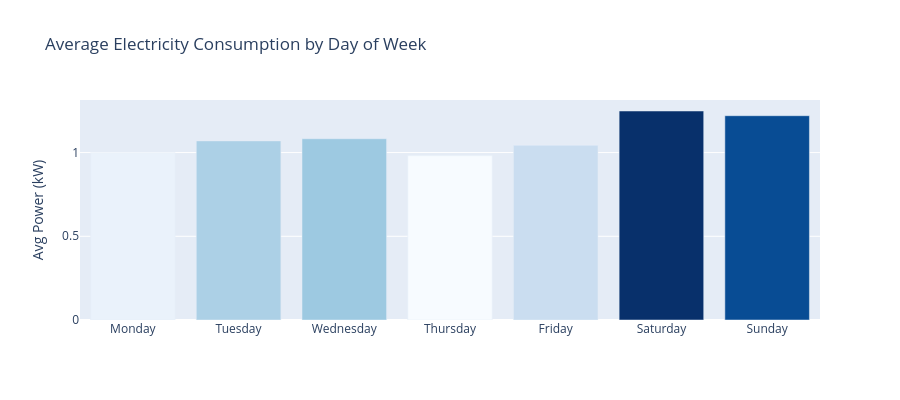

The cell this chart's notebook holds for it:
### Code cell
# Day of week pattern
df['DayOfWeek'] = df.index.dayofweek
day_names = {0: 'Monday', 1: 'Tuesday', 2: 'Wednesday', 3: 'Thursday', 
             4: 'Friday', 5: 'Saturday', 6: 'Sunday'}
df['DayName'] = df['DayOfWeek'].map(day_names)

day_pattern = df.groupby('DayOfWeek')['Global_active_power'].mean().reset_index()
day_pattern['DayName'] = day_pattern['DayOfWeek'].map(day_names)

fig = px.bar(
    day_pattern,
    x='DayName',
    y='Global_active_power',
    title='Average Electricity Consumption by Day of Week',
    labels={'DayName': '', 'Global_active_power': 'Avg Power (kW)'},
    color='Global_active_power',
    color_continuous_scale='Blues',
    category_orders={'DayName': ['Monday', 'Tuesday', 'Wednesday', 
                                  'Thursday', 'Friday', 'Saturday', 'Sunday']}
)

fig.update_layout(height=400, coloraxis_showscale=False)
fig.show()

### Figure 1 — Plotly figure (JSON) as saved in the notebook; plotly's stock layout.template omitted (floating-point values rounded to 4 significant figures)
{"data": [{"hovertemplate": "=%{x}<br>Avg Power (kW)=%{marker.color}<extra></extra>", "legendgroup": "", "marker": {"color": [0.9995, 1.07, 1.083, 0.9818, 1.043, 1.248, 1.22], "coloraxis": "coloraxis", "pattern": {"shape": ""}}, "name": "", "orientation": "v", "showlegend": false, "textposition": "auto", "type": "bar", "x": ["Monday", "Tuesday", "Wednesday", "Thursday", "Friday", "Saturday", "Sunday"], "xaxis": "x", "y": [0.9995, 1.07, 1.083, 0.9818, 1.043, 1.248, 1.22], "yaxis": "y"}], "layout": {"barmode": "relative", "coloraxis": {"autocolorscale": false, "colorbar": {"title": {"text": "Avg Power (kW)"}}, "colorscale": [[0, "rgb(247,251,255)"], [0.125, "rgb(222,235,247)"], [0.25, "rgb(198,219,239)"], [0.375, "rgb(158,202,225)"], [0.5, "rgb(107,174,214)"], [0.625, "rgb(66,146,198)"], [0.75, "rgb(33,113,181)"], [0.875, "rgb(8,81,156)"], [1, "rgb(8,48,107)"]], "showscale": false}, "height": 400, "legend": {"tracegroupgap": 0}, "title": {"text": "Average Electricity Consumption by Day of Week"}, "xaxis": {"anchor": "y", "categoryarray": ["Monday", "Tuesday", "Wednesday", "Thursday", "Friday", "Saturday", "Sunday"], "categoryorder": "array", "domain": [0, 1], "title": {"text": ""}}, "yaxis": {"anchor": "x", "domain": [0, 1], "title": {"text": "Avg Power (kW)"}}}}
